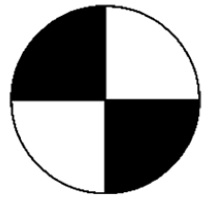
#> input picture lab8/ref-point.jpg, 209 x 202 px
$ python ex2.py
#> lines starting #> are read from the running program, lines starting #| are printed output that depends on the picture
import cv2
import time


def detect_label_on_video(template_path):
#> called with template_path = 'ref-point.jpg'
    template = cv2.imread(template_path, cv2.IMREAD_GRAYSCALE)
#> template is the input picture: shape (202, 209); min 0, max 255, mean 163.4
    cap = cv2.VideoCapture(0)
    i = 0
    while True:
        ret, frame = cap.read()
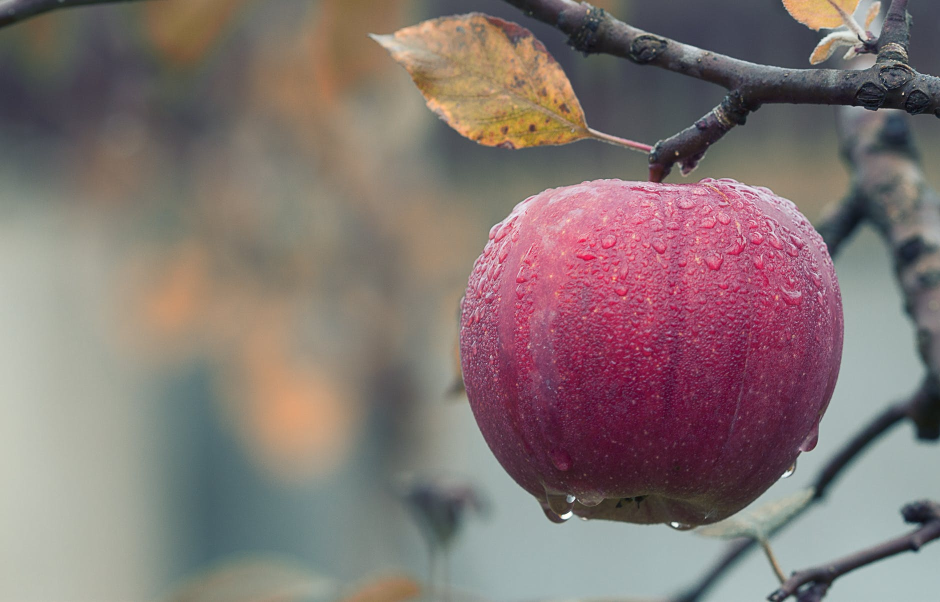
#> input picture lab8/images/variant-3.jpeg, 1880 x 1204 px, given in place of the camera (shown at 1/2 size)
#> frame is the input picture: shape (1204, 1880, 3); mean B, G, R 115.3, 117.1, 131.6
        if not ret:
            break

        gray_frame = cv2.cvtColor(frame, cv2.COLOR_BGR2GRAY)
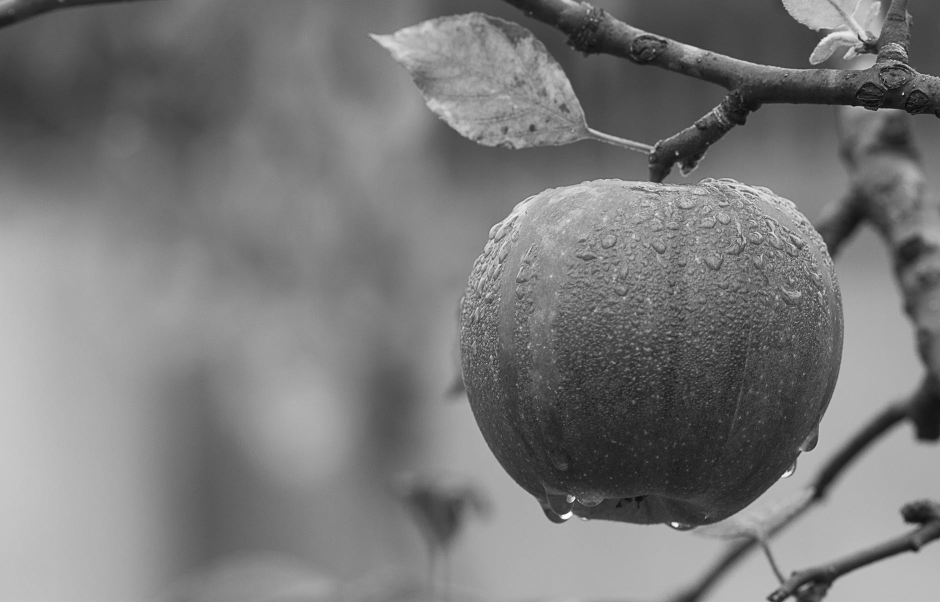
#> gray_frame: shape (1204, 1880) (shown at 1/2 size); min 1, max 255, mean 121.2

        for scale in [0.5, 0.8, 1.0, 1.2, 1.5]:
            resized_template = cv2.resize(template, (0, 0), fx=scale, fy=scale)
            result = cv2.matchTemplate(gray_frame, resized_template, cv2.TM_CCOEFF_NORMED)
            min_val, max_val, min_loc, max_loc = cv2.minMaxLoc(result)

            threshold = 0.8
            if max_val > threshold:
                top_left = max_loc
                bottom_right = (top_left[0] + resized_template.shape[1], top_left[1] + resized_template.shape[0])

                cv2.rectangle(frame, top_left, bottom_right, (0, 255, 0), 2)

                label_coordinates = f"({top_left[0]}, {top_left[1]})"
                if i % 5 == 0:
                    a = top_left[0]
                    b = top_left[1]
                    print(a, b)

                cv2.putText(frame, label_coordinates, (10, 30), cv2.FONT_HERSHEY_SIMPLEX, 1, (0, 255, 0), 2, cv2.LINE_AA)
#> this loop made 5 passes
#> (min_val, max_val, min_loc, max_loc) on passes 1 to 5: (-0.502, 0.55, (1395, 200), (815, 972)), (-0.467, 0.552, (893, 884), (1695, 391)), (-0.486, 0.614, (866, 867), (1668, 366)), (-0.503, 0.626, (841, 848), (698, 864)), (-0.487, 0.624, (799, 815), (653, 828))
#> pass 1, in detect_label_on_video, `resized_template = cv2.resize(template, (0, 0), fx=scale, fy=scale)`:
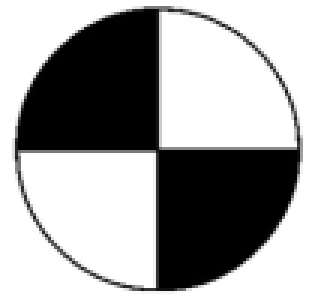
#> resized_template: shape (101, 104) (shown 3 times larger); min 0, max 255, mean 163
#> pass 1, in detect_label_on_video, `result = cv2.matchTemplate(gray_frame, resized_template, cv2.TM_CCOEFF..`:
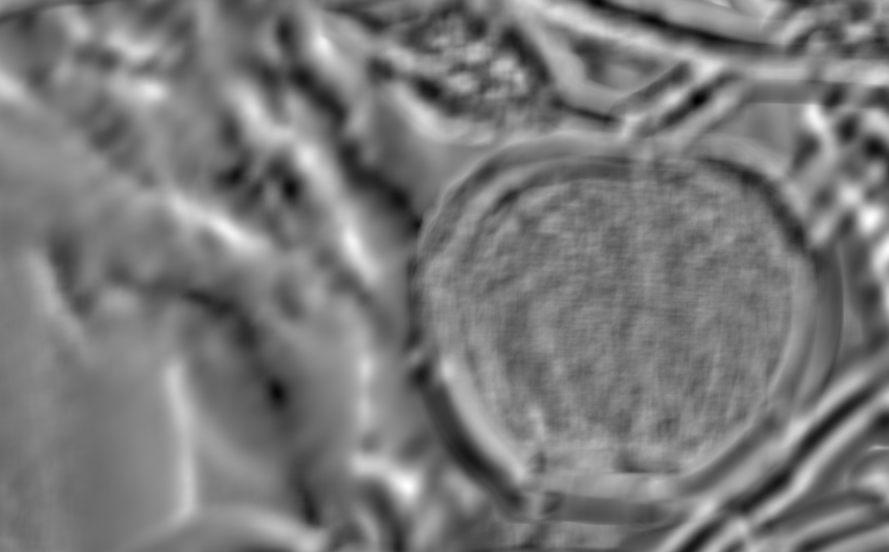
#> result: shape (1104, 1777) float32 (shown at 1/2 size); min -0.502, max 0.55, mean 0.000929; drawn with min black and max white
#> pass 2, in detect_label_on_video, `resized_template = cv2.resize(template, (0, 0), fx=scale, fy=scale)`:
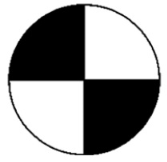
#> resized_template: shape (162, 167); min 0, max 255, mean 163.4
#> pass 2, in detect_label_on_video, `result = cv2.matchTemplate(gray_frame, resized_template, cv2.TM_CCOEFF..`:
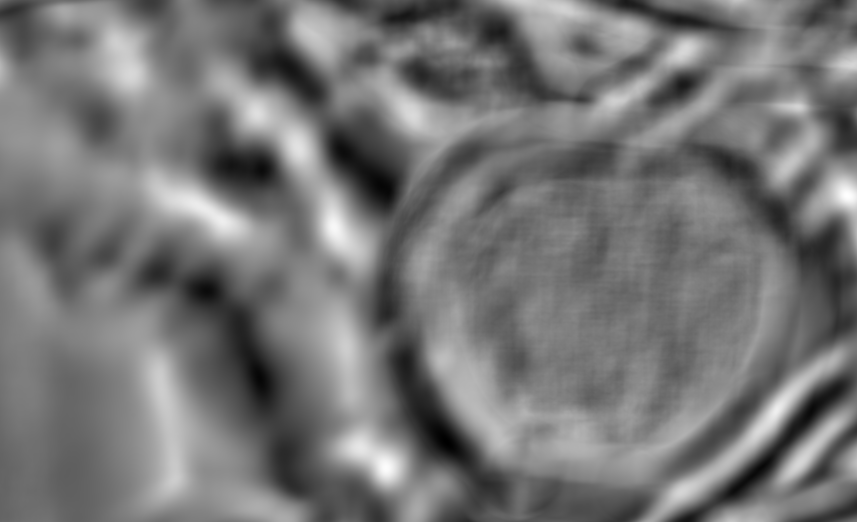
#> result: shape (1043, 1714) float32 (shown at 1/2 size); min -0.467, max 0.552, mean 0.00509; drawn with min black and max white
#> after the loop:
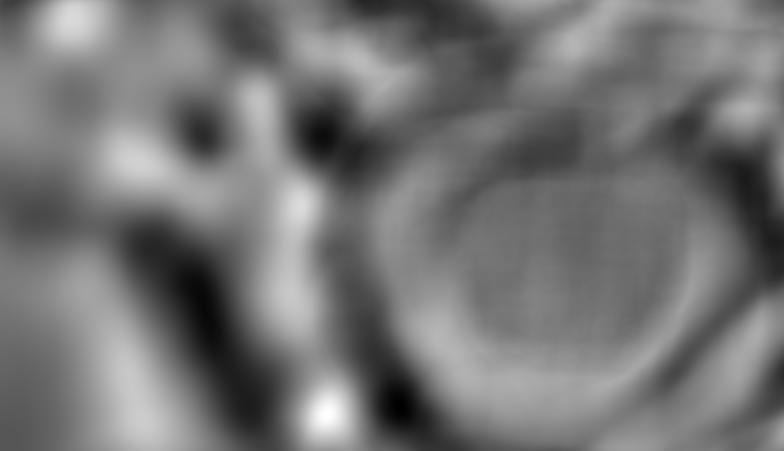
#> result: shape (902, 1567) float32 (shown at 1/2 size); min -0.487, max 0.624, mean 0.0217; drawn with min black and max white

        cv2.imshow('Frame', frame)
        if cv2.waitKey(1) & 0xFF == ord('q'):
#> (key q is pressed here)
            break

        time.sleep(0.1)
        i += 1

    cap.release()
    cv2.destroyAllWindows()


if __name__ == "__main__":
    label_template_path = 'ref-point.jpg'
    detect_label_on_video(label_template_path)

cv2.waitKey(0)
cv2.destroyAllWindows()
